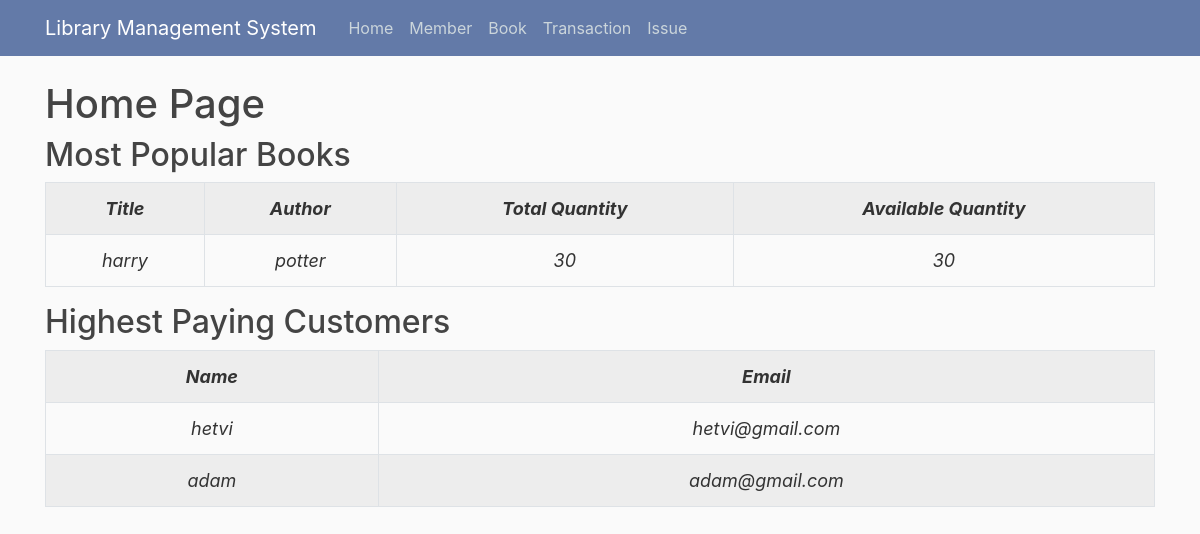
The page /home on the database its author committed.
### library/models.py (models this page shows, shortened)
class Book(db.Model):
    id = db.Column(db.Integer, primary_key=True)
    title = db.Column(db.String, nullable=False)
    authors = db.Column(db.String, nullable=False)
    average_rating = db.Column(db.Float, nullable=False)
    isbn = db.Column(db.Integer, nullable=False)
    isbn13 = db.Column(db.Integer, nullable=False)
    language_code = db.Column(db.String(300), nullable=False)
    num_pages = db.Column(db.Integer, nullable=False)
    ratings_count = db.Column(db.Integer, nullable=False)
    text_reviews_count = db.Column(db.Integer, nullable=False)
    publication_date = db.Column(db.Date, nullable=False)
    publisher = db.Column(db.String, nullable=False)
    total_quantity = db.Column(db.Integer, default=30)
    available_quantity = db.Column(db.Integer, default=30, nullable=True)
    total_issue = db.Column(db.Integer, default=10, nullable=True)
    transaction = db.relationship('Transaction', backref='book', lazy=True)
    def __repr__(self):
        return f"Post('{self.title}', '{self.authors}')"

class Member(db.Model):
    id = db.Column(db.Integer, primary_key=True)
    name = db.Column(db.String, nullable=False)
    email = db.Column(db.String, unique=True, nullable=False)
    debt = db.Column(db.Integer, default=0)
    total_fees = db.Column(db.Integer, default=0)
    transaction = db.relationship('Transaction', backref="member", lazy=True)
    def __repr__(self):
        return f"User('{self.name}')"

### library/routes.py (the view)
@app.route("/")
@app.route("/home")
def home():
    members = Member.query.order_by(Member.total_fees).all()
    members = members[:10]
    print(members)
    books = Book.query.order_by(Book.total_issue).all()
    books = books[:10]
    print(books)
    return render_template('home.html',members=members, books=books)

### library/templates/home.html
{% extends "layout.html" %}
{% block content %}
<h1> Home Page</h1>
<h2>Most Popular Books</h2>
<table class="table table-striped table-bordered table-responsive-lg">
    <tr>
        <th>Title</th>
        <th>Author</th>
        <th>Total Quantity</th>
        <th>Available Quantity</th>
    </tr>
    {% for book in books %}
    <tr>
        <td>{{ book.title }}</td>
        <td>{{ book.authors }}</td>
        <td>{{ book.total_quantity }}</td>
        <td>{{ book.available_quantity }}</td>
    </tr>
    {% endfor %}
</table>
<h2>Highest Paying Customers</h2>
<table class="table table-striped table-bordered table-responsive-lg">
    <tr>
        <th>Name</th>
        <th>Email</th>
    </tr>
    {% for member in members %}
    <tr>
        <td>{{ member.name }}</td>
        <td>{{ member.email }}</td>
    </tr>
    {% endfor %}
</table>
{% endblock %}

### library/templates/layout.html (shortened to what this page needs)
<!DOCTYPE html>
<html>
<head>
    <link rel="stylesheet" href="https://maxcdn.bootstrapcdn.com/bootstrap/4.0.0/css/bootstrap.min.css"
>
    <link rel="stylesheet" type="text/css" href="{{ url_for('static', filename='main.css') }}">
</head>
<body>
    <header class="site-header">
        <nav class="navbar navbar-expand-md navbar-dark bg-steel fixed-top">
            <div class="container">
                <a class="navbar-brand mr-4" href="{{ url_for('home')}}">Library Management System</a>
                <div class="collapse navbar-collapse" id="navbarToggle">
                    <div class="navbar-nav mr-auto">
                        <a class="nav-item nav-link" href="{{ url_for('home') }}">Home</a>
                        <a class="nav-item nav-link" href="{{ url_for('view_member')}}">Member</a>
                        <a class="nav-item nav-link" href="{{ url_for('view_book')}}">Book</a>
                        <a class="nav-item nav-link" href="{{ url_for('view_transaction')}}">Transaction</a>
                        <a class="nav-item nav-link" href="{{ url_for('add_transaction')}}">Issue</a>
                    </div>
                </div>
            </div>
        </nav>
    </header>
    <main role="main" class="container">
        <div class="row">
            <div class="col-md-12">
                {% block content %}{% endblock %}
            </div>
        </div>
    </main>
</body>
</html>

### library/static/main.css (style rules this page uses)
body { background: #fafafa; color: #333333; margin-top: 5rem; overflow: scroll; }
h1, h2, h3, h4, h5, h6 { color: #444444; }
.bg-steel { background-color: #637aa8; }
.site-header .navbar-nav .nav-link { color: #cbd5db; }
table, th, td { border: 51px solid black; border-collapse: collapse; text-align: center; font-weight: 400; font-size: large; font-style: italic; font-family: -apple-system, BlinkMacSystemFont, 'Segoe UI', Roboto, Oxygen, Ubuntu, Cantarell, 'Open Sans', 'Helvetica Neue', sans-serif; }
th { font-weight: bold; }

### rows shown on the page
Book: title "harry", authors "potter", total_quantity "30", available_quantity "30"
Member: name "hetvi", email "hetvi@gmail.com"
Member: name "adam", email "adam@gmail.com"
